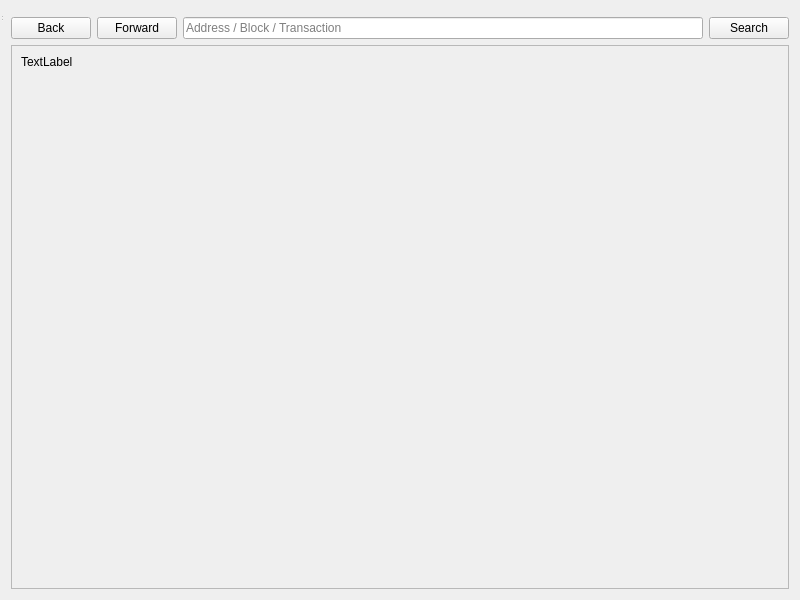
<?xml version="1.0" encoding="UTF-8"?>
<ui version="4.0">
 <class>BlockExplorer1</class>
 <widget class="QWidget" name="BlockExplorer1">
  <property name="geometry">
   <rect>
    <x>0</x>
    <y>0</y>
    <width>800</width>
    <height>600</height>
   </rect>
  </property>
  <property name="windowTitle">
   <string>Blockchain Explorer</string>
  </property>
  <property name="styleSheet">
   <string notr="true"/>
  </property>
  <layout class="QGridLayout" name="gridLayout">
   <item row="0" column="0">
    <widget class="QMenuBar" name="menubar"/>
   </item>
   <item row="1" column="0">
    <layout class="QVBoxLayout" name="verticalLayout">
     <property name="sizeConstraint">
      <enum>QLayout::SetMaximumSize</enum>
     </property>
     <item>
      <layout class="QHBoxLayout" name="horizontalLayout">
       <property name="sizeConstraint">
        <enum>QLayout::SetMaximumSize</enum>
       </property>
       <item>
        <widget class="QPushButton" name="back">
         <property name="text">
          <string>Back</string>
         </property>
         <property name="icon">
          <iconset>
           <normaloff>:/icons/back</normaloff>:/icons/back</iconset>
         </property>
         <property name="flat">
          <bool>false</bool>
         </property>
        </widget>
       </item>
       <item>
        <widget class="QPushButton" name="forward">
         <property name="text">
          <string>Forward</string>
         </property>
         <property name="icon">
          <iconset>
           <normaloff>:/icons/forward</normaloff>:/icons/forward</iconset>
         </property>
        </widget>
       </item>
       <item>
        <widget class="QLineEdit" name="searchBox">
         <property name="sizePolicy">
          <sizepolicy hsizetype="Expanding" vsizetype="Fixed">
           <horstretch>5</horstretch>
           <verstretch>0</verstretch>
          </sizepolicy>
         </property>
         <property name="minimumSize">
          <size>
           <width>0</width>
           <height>0</height>
          </size>
         </property>
         <property name="inputMask">
          <string/>
         </property>
         <property name="text">
          <string/>
         </property>
         <property name="placeholderText">
          <string>Address / Block / Transaction</string>
         </property>
        </widget>
       </item>
       <item>
        <widget class="QPushButton" name="pushSearch">
         <property name="sizePolicy">
          <sizepolicy hsizetype="Minimum" vsizetype="Fixed">
           <horstretch>0</horstretch>
           <verstretch>0</verstretch>
          </sizepolicy>
         </property>
         <property name="minimumSize">
          <size>
           <width>0</width>
           <height>0</height>
          </size>
         </property>
         <property name="maximumSize">
          <size>
           <width>16777215</width>
           <height>16777215</height>
          </size>
         </property>
         <property name="text">
          <string>Search</string>
         </property>
         <property name="autoDefault">
          <bool>false</bool>
         </property>
         <property name="default">
          <bool>false</bool>
         </property>
         <property name="flat">
          <bool>false</bool>
         </property>
        </widget>
       </item>
      </layout>
     </item>
     <item>
      <widget class="QScrollArea" name="scrollArea">
       <property name="widgetResizable">
        <bool>true</bool>
       </property>
       <widget class="QWidget" name="scrollAreaWidgetContents">
        <property name="geometry">
         <rect>
          <x>0</x>
          <y>0</y>
          <width>778</width>
          <height>512</height>
         </rect>
        </property>
        <layout class="QHBoxLayout" name="horizontalLayout_2">
         <item>
          <widget class="QLabel" name="content">
           <property name="sizePolicy">
            <sizepolicy hsizetype="Preferred" vsizetype="Expanding">
             <horstretch>0</horstretch>
             <verstretch>0</verstretch>
            </sizepolicy>
           </property>
           <property name="text">
            <string>TextLabel</string>
           </property>
           <property name="textFormat">
            <enum>Qt::RichText</enum>
           </property>
           <property name="alignment">
            <set>Qt::AlignLeading|Qt::AlignLeft|Qt::AlignTop</set>
           </property>
           <property name="textInteractionFlags">
            <set>Qt::LinksAccessibleByMouse|Qt::TextSelectableByMouse</set>
           </property>
          </widget>
         </item>
        </layout>
       </widget>
      </widget>
     </item>
    </layout>
   </item>
  </layout>
  <widget class="QStatusBar" name="statusbar">
   <property name="geometry">
    <rect>
     <x>0</x>
     <y>0</y>
     <width>3</width>
     <height>22</height>
    </rect>
   </property>
  </widget>
 </widget>
 <resources/>
 <connections/>
</ui>
